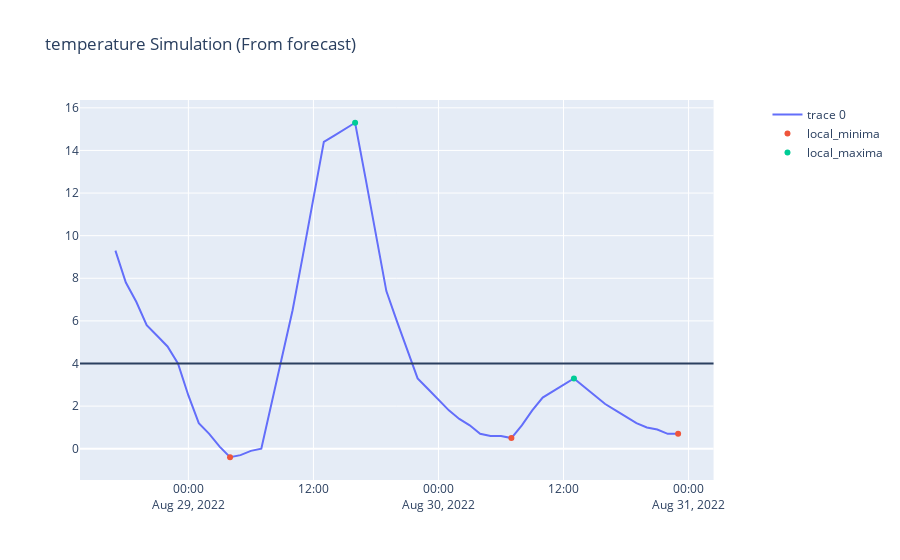

The notebook cell this image was saved under:
### Code cell
fig = make_subplots(specs=[[{"secondary_y": True}]])

fig.add_trace(go.Scatter(x = forecast.date, y = forecast.temperature), secondary_y=False)
fig.add_trace(go.Scatter(x = forecast.date, y = forecast.local_min, mode='markers', name='local_minima'), secondary_y = False)
fig.add_trace(go.Scatter(x = forecast.date, y = forecast.local_max, mode='markers', hovertext=forecast.period_max, name='local_maxima'), secondary_y = False)
#fig.add_trace(go.Scatter(x = forecast.date, y = forecast.energy_needed_water, mode='lines', name='energy_needed_water'), secondary_y= True)
#fig.add_trace(go.Scatter(x = forecast.date, y = forecast.energy_needed_water_integ, mode='lines', name='energy_needed_water_integ'), secondary_y= True)
#fig.add_trace(go.Scatter(x = forecast.date, y = forecast.en_produced_total, mode='lines', name='en_produced_total'), secondary_y= True)
#fig.add_trace(go.Scatter(x = forecast.date, y = forecast.en_produced_hourly, mode='lines', name='en_produced_hourly'), secondary_y= True)
#fig.add_trace(go.Scatter(x = forecast.date, y = forecast.eta_hp_heating_nextmin, mode='lines', name='eta_nextmin'), secondary_y= False)
#fig.add_trace(go.Scatter(x = forecast.date, y = forecast.eta_hp_heating_nextmin_freezing_adjusted, mode='lines', name='eta_nextmin_freezing_adj.'), secondary_y= False)
fig.add_hline(y = 4)
fig.update_layout(title= 'temperature Simulation (From forecast)')
fig.show()

### Figure 1 — Plotly figure (JSON) as saved in the notebook; plotly's stock layout.template omitted (floating-point values rounded to 4 significant figures)
{"data": [{"x": ["2022-08-28T17:00:00", "2022-08-28T18:00:00", "2022-08-28T19:00:00", "2022-08-28T20:00:00", "2022-08-28T21:00:00", "2022-08-28T22:00:00", "2022-08-28T23:00:00", "2022-08-29T00:00:00", "2022-08-29T01:00:00", "2022-08-29T02:00:00", "2022-08-29T03:00:00", "2022-08-29T04:00:00", "2022-08-29T05:00:00", "2022-08-29T06:00:00", "2022-08-29T07:00:00", "2022-08-29T08:00:00", "2022-08-29T09:00:00", "2022-08-29T10:00:00", "2022-08-29T11:00:00", "2022-08-29T12:00:00", "2022-08-29T13:00:00", "2022-08-29T14:00:00", "2022-08-29T15:00:00", "2022-08-29T16:00:00", "2022-08-29T17:00:00", "2022-08-29T18:00:00", "2022-08-29T19:00:00", "2022-08-29T20:00:00", "2022-08-29T21:00:00", "2022-08-29T22:00:00", "2022-08-29T23:00:00", "2022-08-30T00:00:00", "2022-08-30T01:00:00", "2022-08-30T02:00:00", "2022-08-30T03:00:00", "2022-08-30T04:00:00", "2022-08-30T05:00:00", "2022-08-30T06:00:00", "2022-08-30T07:00:00", "2022-08-30T08:00:00", "2022-08-30T09:00:00", "2022-08-30T10:00:00", "2022-08-30T11:00:00", "2022-08-30T12:00:00", "2022-08-30T13:00:00", "2022-08-30T14:00:00", "2022-08-30T15:00:00", "2022-08-30T16:00:00", "2022-08-30T17:00:00", "2022-08-30T18:00:00", "2022-08-30T19:00:00", "2022-08-30T20:00:00", "2022-08-30T21:00:00", "2022-08-30T22:00:00", "2022-08-30T23:00:00"], "y": [9.3, 7.8, 6.9, 5.8, 5.3, 4.8, 4.0, 2.5, 1.2, 0.7, 0.1, -0.4, -0.3, -0.1, 0.0, 2.2, 4.3, 6.5, 9.1, 11.8, 14.4, 14.7, 15.0, 15.3, 12.7, 10.0, 7.4, 6.0, 4.7, 3.3, 2.8, 2.3, 1.8, 1.4, 1.1, 0.7, 0.6, 0.6, 0.5, 1.1, 1.8, 2.4, 2.7, 3.0, 3.3, 2.9, 2.5, 2.1, 1.8, 1.5, 1.2, 1.0, 0.9, 0.7, 0.7], "type": "scatter", "xaxis": "x", "yaxis": "y"}, {"mode": "markers", "name": "local_minima", "x": ["2022-08-28T17:00:00", "2022-08-28T18:00:00", "2022-08-28T19:00:00", "2022-08-28T20:00:00", "2022-08-28T21:00:00", "2022-08-28T22:00:00", "2022-08-28T23:00:00", "2022-08-29T00:00:00", "2022-08-29T01:00:00", "2022-08-29T02:00:00", "2022-08-29T03:00:00", "2022-08-29T04:00:00", "2022-08-29T05:00:00", "2022-08-29T06:00:00", "2022-08-29T07:00:00", "2022-08-29T08:00:00", "2022-08-29T09:00:00", "2022-08-29T10:00:00", "2022-08-29T11:00:00", "2022-08-29T12:00:00", "2022-08-29T13:00:00", "2022-08-29T14:00:00", "2022-08-29T15:00:00", "2022-08-29T16:00:00", "2022-08-29T17:00:00", "2022-08-29T18:00:00", "2022-08-29T19:00:00", "2022-08-29T20:00:00", "2022-08-29T21:00:00", "2022-08-29T22:00:00", "2022-08-29T23:00:00", "2022-08-30T00:00:00", "2022-08-30T01:00:00", "2022-08-30T02:00:00", "2022-08-30T03:00:00", "2022-08-30T04:00:00", "2022-08-30T05:00:00", "2022-08-30T06:00:00", "2022-08-30T07:00:00", "2022-08-30T08:00:00", "2022-08-30T09:00:00", "2022-08-30T10:00:00", "2022-08-30T11:00:00", "2022-08-30T12:00:00", "2022-08-30T13:00:00", "2022-08-30T14:00:00", "2022-08-30T15:00:00", "2022-08-30T16:00:00", "2022-08-30T17:00:00", "2022-08-30T18:00:00", "2022-08-30T19:00:00", "2022-08-30T20:00:00", "2022-08-30T21:00:00", "2022-08-30T22:00:00", "2022-08-30T23:00:00"], "y": [null, null, null, null, null, null, null, null, null, null, null, -0.4, null, null, null, null, null, null, null, null, null, null, null, null, null, null, null, null, null, null, null, null, null, null, null, null, null, null, 0.5, null, null, null, null, null, null, null, null, null, null, null, null, null, null, null, 0.7], "type": "scatter", "xaxis": "x", "yaxis": "y"}, {"hovertext": [0.0, 0.0, 0.0, 0.0, 0.0, 0.0, 0.0, 0.0, 0.0, 0.0, 0.0, 0.0, 0.0, 0.0, 0.0, 0.0, 0.0, 0.0, 0.0, 0.0, 0.0, 0.0, 0.0, 1.0, 1.0, 1.0, 1.0, 1.0, 1.0, 1.0, 1.0, 1.0, 1.0, 1.0, 1.0, 1.0, 1.0, 1.0, 1.0, 1.0, 1.0, 1.0, 1.0, 1.0, 2.0, 2.0, 2.0, 2.0, 2.0, 2.0, 2.0, 2.0, 2.0, 2.0, 2.0], "mode": "markers", "name": "local_maxima", "x": ["2022-08-28T17:00:00", "2022-08-28T18:00:00", "2022-08-28T19:00:00", "2022-08-28T20:00:00", "2022-08-28T21:00:00", "2022-08-28T22:00:00", "2022-08-28T23:00:00", "2022-08-29T00:00:00", "2022-08-29T01:00:00", "2022-08-29T02:00:00", "2022-08-29T03:00:00", "2022-08-29T04:00:00", "2022-08-29T05:00:00", "2022-08-29T06:00:00", "2022-08-29T07:00:00", "2022-08-29T08:00:00", "2022-08-29T09:00:00", "2022-08-29T10:00:00", "2022-08-29T11:00:00", "2022-08-29T12:00:00", "2022-08-29T13:00:00", "2022-08-29T14:00:00", "2022-08-29T15:00:00", "2022-08-29T16:00:00", "2022-08-29T17:00:00", "2022-08-29T18:00:00", "2022-08-29T19:00:00", "2022-08-29T20:00:00", "2022-08-29T21:00:00", "2022-08-29T22:00:00", "2022-08-29T23:00:00", "2022-08-30T00:00:00", "2022-08-30T01:00:00", "2022-08-30T02:00:00", "2022-08-30T03:00:00", "2022-08-30T04:00:00", "2022-08-30T05:00:00", "2022-08-30T06:00:00", "2022-08-30T07:00:00", "2022-08-30T08:00:00", "2022-08-30T09:00:00", "2022-08-30T10:00:00", "2022-08-30T11:00:00", "2022-08-30T12:00:00", "2022-08-30T13:00:00", "2022-08-30T14:00:00", "2022-08-30T15:00:00", "2022-08-30T16:00:00", "2022-08-30T17:00:00", "2022-08-30T18:00:00", "2022-08-30T19:00:00", "2022-08-30T20:00:00", "2022-08-30T21:00:00", "2022-08-30T22:00:00", "2022-08-30T23:00:00"], "y": [null, null, null, null, null, null, null, null, null, null, null, null, null, null, null, null, null, null, null, null, null, null, null, 15.3, null, null, null, null, null, null, null, null, null, null, null, null, null, null, null, null, null, null, null, null, 3.3, null, null, null, null, null, null, null, null, null, null], "type": "scatter", "xaxis": "x", "yaxis": "y"}], "layout": {"xaxis": {"anchor": "y", "domain": [0.0, 0.94]}, "yaxis": {"anchor": "x", "domain": [0.0, 1.0]}, "yaxis2": {"anchor": "x", "overlaying": "y", "side": "right"}, "shapes": [{"type": "line", "x0": 0, "x1": 1, "xref": "x domain", "y0": 4, "y1": 4, "yref": "y"}], "title": {"text": "temperature Simulation (From forecast)"}}}
